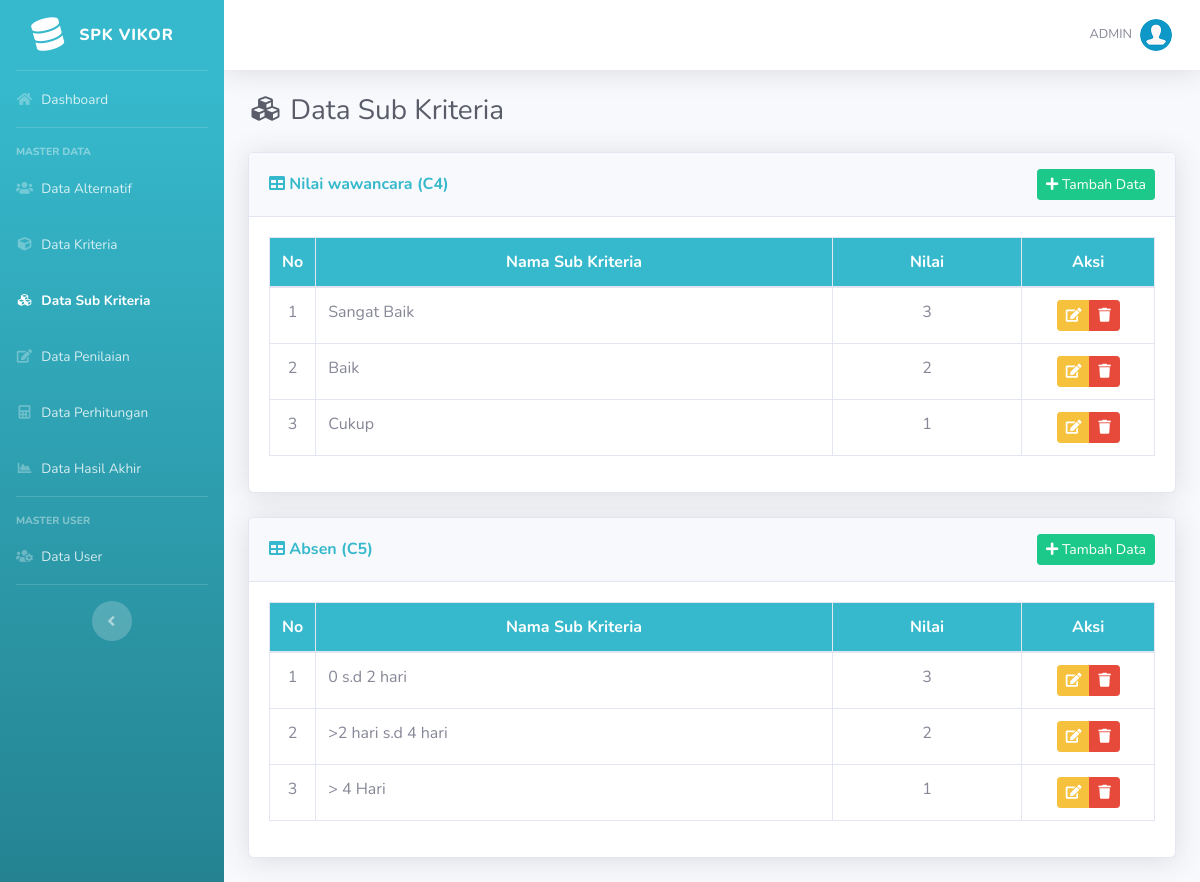
Page /list-sub-kriteria.php (signed in) on the committed database.
### tables this page shows
CREATE TABLE `kriteria` (
  `id_kriteria` int(11) NOT NULL,
  `kode_kriteria` varchar(10) NOT NULL,
  `nama` varchar(50) NOT NULL,
  `bobot` float NOT NULL,
  `ada_pilihan` tinyint(1) DEFAULT NULL
);

CREATE TABLE `sub_kriteria` (
  `id_sub_kriteria` int(11) NOT NULL,
  `id_kriteria` int(11) NOT NULL,
  `nama` varchar(50) NOT NULL,
  `nilai` float NOT NULL
);

### list-sub-kriteria.php (the view, shortened to what this page needs)
<?php
require_once('includes/init.php');
require_once('template/header.php');
?>
<div class="d-sm-flex align-items-center justify-content-between mb-4">
    <h1 class="h3 mb-0 text-gray-800"><i class="fas fa-fw fa-cubes"></i> Data Sub Kriteria</h1>
</div>
<?php
$query = mysqli_query($koneksi,"SELECT * FROM kriteria WHERE ada_pilihan='1' ORDER BY kode_kriteria ASC");
$cek = mysqli_num_rows($query);
if($cek <= 0) {
?>
<div class="card shadow mb-4">
    <div class="card-header py-3">
        <h6 class="m-0 font-weight-bold text-info"><i class="fa fa-table"></i> Daftar Data Sub Kriteria</h6>
    </div>
    <div class="card-body">
		<div class="alert alert-info">
			Cara penilaian pada kriteria berjenis input langsung semua.
		</div>
	</div>
</div>
<?php
}else{
	while($data = mysqli_fetch_array($query)){
?>
<div class="card shadow mb-4">
    <div class="card-header py-3">
        <div class="d-sm-flex align-items-center justify-content-between">
			<h6 class="m-0 font-weight-bold text-info"><i class="fa fa-table"></i> <?= $data['nama']." (".$data['kode_kriteria'].")" ?></h6>
			<a href="#tambah<?= $data['id_kriteria']; ?>" data-toggle="modal" class="btn btn-sm btn-success"> <i class="fa fa-plus"></i> Tambah Data </a>
		</div>
    </div>
    <div class="card-body">
		<div class="table-responsive">
			<table class="table table-bordered" width="100%" cellspacing="0">
				<thead class="bg-info text-white">
					<tr align="center">
						<th width="5%">No</th>
						<th>Nama Sub Kriteria</th>
						<th>Nilai</th>
						<th width="15%">Aksi</th>
					</tr>
				</thead>
				<tbody>
					<?php
						$no=1;
						$id_kriteria = $data['id_kriteria'];
						$q = mysqli_query($koneksi,"SELECT * FROM sub_kriteria WHERE id_kriteria = '$id_kriteria' ORDER BY nilai DESC");
						while($d = mysqli_fetch_array($q)){
					?>
					<tr align="center">
						<td><?=$no ?></td>
						<td align="left"><?= $d['nama'] ?></td>
						<td><?= $d['nilai'] ?></td>
						<td>
							<div class="btn-group" role="group">
								<a data-toggle="modal" title="Edit Data" href="#editsk<?= $d['id_sub_kriteria'] ?>" class="btn btn-warning btn-sm"><i class="fa fa-edit"></i></a>
								<a  data-toggle="tooltip" data-placement="bottom" title="Hapus Data" href="hapus-sub-kriteria.php?id=<?php echo $d['id_sub_kriteria']; ?>" onclick="return confirm ('Apakah anda yakin untuk meghapus data ini')" class="btn btn-danger btn-sm"><i class="fa fa-trash"></i></a>
							</div>
						</td>
					</tr>
                <?php
					$no++;
					}
				?>
				</tbody>
			</table>
		</div>
	</div>
</div>
<?php
}
}
require_once('template/footer.php');
?>

### rows in the picture
kriteria: nama "Nilai wawancara", kode_kriteria "C4"
sub_kriteria: nama "Sangat Baik", nilai "3"
sub_kriteria: nama "Baik", nilai "2"
sub_kriteria: nama "Cukup", nilai "1"
kriteria: nama "Absen", kode_kriteria "C5"
sub_kriteria: nama "0 s.d 2 hari", nilai "3"
sub_kriteria: nama ">2 hari s.d 4 hari", nilai "2"
sub_kriteria: nama "> 4 Hari", nilai "1"

### other values in the picture
$_SESSION['username'] "ADMIN"
